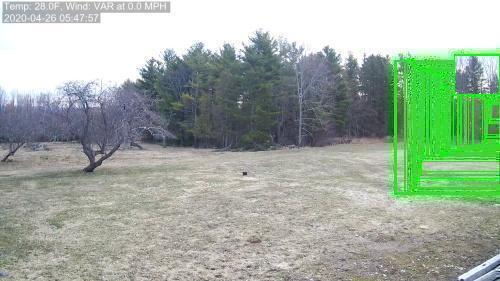
#> input picture in/20200426/20200426-053706-060711_0_.jpg, 500 x 281 px
$ python -i ts_ytb.py   (imports and definitions only)
#> lines starting #> are read from the running program, lines starting #| are printed output that depends on the picture
import sys
import os
import requests
import datetime
import pandas as pd
import argparse
import imutils
import time
import cv2
import csv
import pytz
import streamlink
import glob
from PIL import Image ,ImageDraw
import shutil

TIME_LIM = 1800
DEF_AREA = 100
REFERER = ""


HEADERS = {
    "User-Agent": "Mozilla/5.0 (Windows NT 6.1; Win64; x64; rv:57.0) Gecko/20100101 Firefox/57.0",
    "Accept": "*/*",
    "Accept-Language": "en-US,en;q=0.5",
    "Accept-Encoding": "gzip, deflate, br",
    "Referer": REFERER,
    "DNT": "1",
    "Connection": "keep-alive",
    "Pragma": "no-cache",
    "Cache-Control": "no-cache"
}

try:
    path_to_insec = sys.argv[1]
    path_to_in = sys.argv[2]
    video_url = sys.argv[3]

except IndexError:
    print("Usage:  path/to/insec path/to/in urlvideo")
    sys.exit(1)

retpo_name="noname"
# [6 lines not run here, left out]
retpo_name=os.path.splitext(retpo_name)[0]
logi_name="noname"
# [6 lines not run here, left out]
logi_name=os.path.splitext(logi_name)[0]

pass_name="noname"
# [6 lines not run here, left out]
pass_name=os.path.splitext(pass_name)[0]


def detect_motion(file_name):
    flg_save = 0
    num1rect = 0
    siz1rect = 0
    step_sv = 0
    coun_save = 0
    capms = 1
    vs = cv2.VideoCapture(file_name)
    firstFrame = None
    while True:
        frame = vs.read()
        frame = frame[1]
#> frame is the input picture: shape (281, 500, 3); mean B, G, R 160.6, 174.2, 160.3
        text = "Unoccupied"
        if frame is None:
            break
        (wa, ha,c) =  frame.shape
#> wa = 281; ha = 500; c = 3
        frame = imutils.resize(frame, width=500)
        gray = cv2.cvtColor(frame, cv2.COLOR_BGR2GRAY)
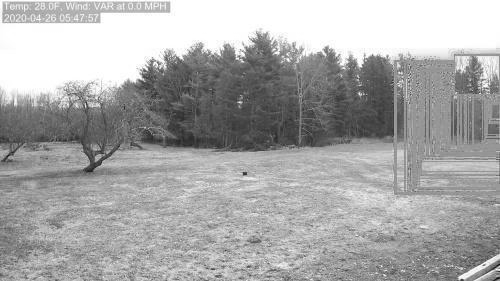
#> gray: shape (281, 500); min 7, max 255, mean 168.5
        gray = cv2.GaussianBlur(gray, (21, 21), 0)
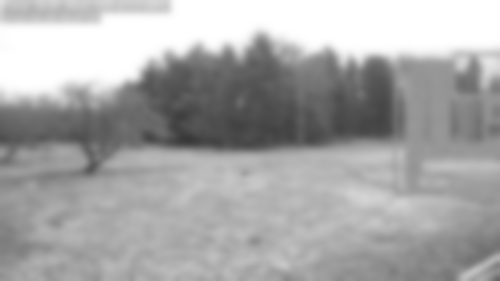
#> gray: shape (281, 500); min 56, max 255, mean 168.5
        if firstFrame is None:
            firstFrame = gray
            continue
        frameDelta = cv2.absdiff(firstFrame, gray)
        thresh = cv2.threshold(frameDelta, 25, 255, cv2.THRESH_BINARY)[1]
        thresh = cv2.dilate(thresh, None, iterations=2)
        cnts = cv2.findContours(thresh.copy(), cv2.RETR_EXTERNAL,cv2.CHAIN_APPROX_SIMPLE)
        cnts = imutils.grab_contours(cnts)
        siz1rectloc = 0
        for c in cnts:
            if cv2.contourArea(c) < DEF_AREA:
                continue
            if cv2.contourArea(c) > siz1rect:
                siz1rect = cv2.contourArea(c)
            if cv2.contourArea(c) > siz1rectloc:
                siz1rectloc = cv2.contourArea(c)
                (x1,y1,w1,h1) = cv2.boundingRect(c)
                transparent_area1 = (0,0,wa,y1)
                transparent_area2 = (0, y1 + h1,wa,ha)
                transparent_area3 = (0,y1, x1,y1 + h1)
                transparent_area4 = (x1+w1,y1, wa,y1 + h1)
            if len(cnts) > num1rect:
                num1rect = len(cnts)

            flg_save += 1
            (x, y, w, h) = cv2.boundingRect(c)
            cv2.rectangle(frame, (x, y), (x + w, y + h), (0, 255, 0), 2)
        if flg_save > 0:
            coun_save += 1
            flg_save = 0
            frameOrig = frame.copy()

            folder1 = path_to_in+file_name.split('-')[0]
            if not os.path.exists(folder1):
                os.mkdir(folder1)

#            folder1 = folder1+"/"+file_name.split('-')[1]+"-"+file_name.split('-')[2].split('.')[0]
#            if not os.path.exists(folder1):
#                os.mkdir(folder1)

            filejpg=folder1+"/"+file_name.split('.')[0]+"_"+str(step_sv)+"_.jpg"
            if os.path.exists(filejpg):
                os.remove(filejpg)

            cv2.imwrite(filejpg, frameOrig)

            image1 = Image.open(folder1+"/"+file_name.split('.')[0]+"_0_.jpg")
            image2 = Image.open(filejpg)
            image1.putalpha(1)
            image2.putalpha(1)
            mask=Image.new('L', image2.size, color=255)
            draw=ImageDraw.Draw(mask)
            draw.rectangle(transparent_area1, fill=0)
            draw.rectangle(transparent_area2, fill=0)
            draw.rectangle(transparent_area3, fill=0)
            draw.rectangle(transparent_area4, fill=0)
            image2.putalpha(mask)
            alphaComposited = Image.alpha_composite(image1, image2)
            rgb_im = alphaComposited.convert('RGB')
            rgb_im.save(folder1+"/"+file_name.split('.')[0]+"_0_.jpg")
            if step_sv == 0:
                step_sv = 1
            elif os.path.exists(filejpg):
                os.remove(filejpg)

        if capms != 0.0:
            capms = vs.get(cv2.CAP_PROP_POS_MSEC)

    vs.release()
    return coun_save,capms,siz1rect,num1rect

def getSegs(m3):
    lines = m3.text.split('\n')
    segments = []
    for line in lines:
        if '.ts' in line:
            segments.append(line)
    return segments


def dumpSegs( segments, path, append=False):
    with open(path, 'ab' if append else 'wb') as f:
        for segment in segments:
            segurl = segment
            success = False
            while not success:
                try:
                    seg = requests.get(segurl, headers=HEADERS)
                    success = True
                except:
                    print('retrying...')
            f.write(seg.content)


# [102 lines not run here, left out]

>>> result = detect_motion('../in/20200426/20200426-053706-060711_0_.jpg')

$ run again, on in/20200426/20200426-140651-143656_0_.jpg
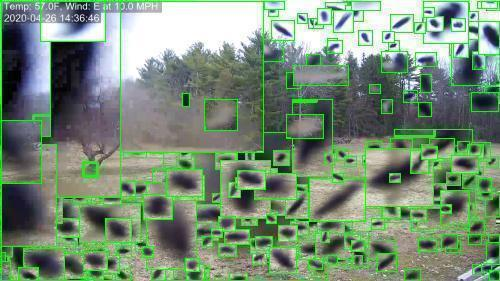
#> input picture in/20200426/20200426-140651-143656_0_.jpg, 500 x 281 px
#> in detect_motion, frame is the input picture: shape (281, 500, 3); mean B, G, R 118.8, 142.4, 119
#> in detect_motion, `gray = cv2.cvtColor(frame, cv2.COLOR_BGR2GRAY)`:
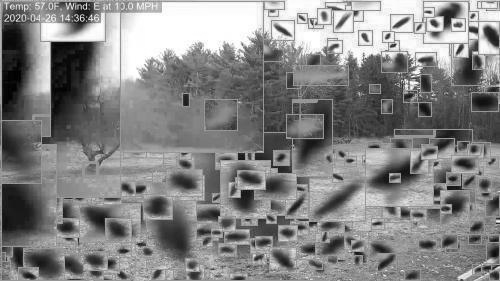
#> gray: shape (281, 500); min 0, max 255, mean 132.7
#> in detect_motion, `gray = cv2.GaussianBlur(gray, (21, 21), 0)`:
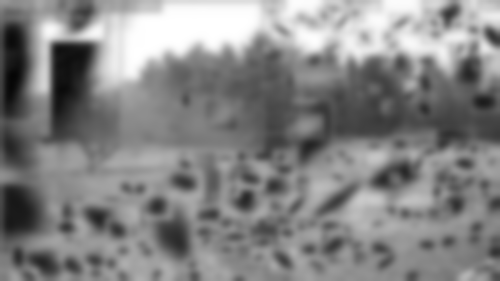
#> gray: shape (281, 500); min 5, max 255, mean 132.6
